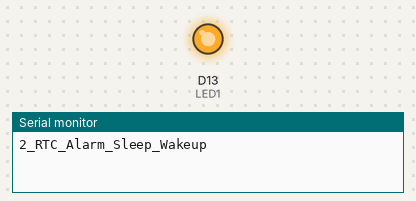
This sketch was run on a simulated Arduino MKR. On the bench: output pins drawn as LEDs (lit = HIGH), the last lines printed to the serial monitor. The local clock reads 2024-03-15 10:24:30 at power-on unless the sketch sets it.

Above: at 0.7 s.
At 15.2 s:
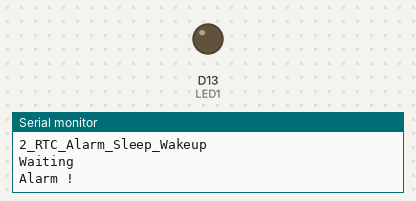
Timing chart, 0 to 16.1 s (numbered marks = the images above):
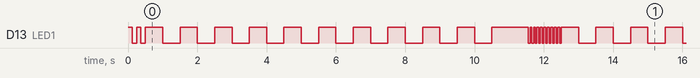

Measured:
- by itself, D13 (LED1): moves between LOW and HIGH, repeating every 12.0 s
- by itself, everything shown: repeats every 12.0 s, in 28 steps

The sketch:

2_RTC_Alarm_Sleep_Wakeup.ino
```cpp
// (licence header left out)
/*******************************************************************************************************
  Program Operation - This program is for the Seeeduino XIAO. It flashes the on board LED for 10 seconds
  then sets the RTC alarm and goes into deep sleep and wakes up when the alarm occurs 1 minute later.

  Sleep current using this mode of RTC wakeup was 4.7uA.

  Serial monitor baud rate is set at 115200.
*******************************************************************************************************/

#include <RTCZero.h>                            //get the library here > https://github.com/arduino-libraries/RTCZero
#include "ArduinoLowPower.h"                    //get library here > https://github.com/arduino-libraries/ArduinoLowPower

RTCZero rtc;                                    //Create an RTCZero object

#define LED1 13                                 //on board yellow LED

bool alarm = false;


void loop()
{
  led_Flash(10, 500);                           //1 second LED flashes for 10 seconds

  rtc.setTime(0, 0, 0);
  rtc.setAlarmTime(0, 1, 0 );                   //set alarm for 1 minute
  rtc.attachInterrupt(alarmMatch);
  rtc.enableAlarm(rtc.MATCH_HHMMSS);
  Serial.println(F("Waiting"));
  Serial.flush();
  digitalWrite(LED1, HIGH);                     //be sure LED is off
  LowPower.deepSleep();

  alarm = false;
  rtc.disableAlarm();
  Serial.println(F("Alarm !"));
  led_Flash(10, 50);
}


void alarmMatch()
{
  alarm = true;
}


void led_Flash(uint16_t flashes, uint16_t delaymS)
{
  uint16_t index;
  for (index = 1; index <= flashes; index++)
  {
    digitalWrite(LED1, HIGH);
    delay(delaymS);
    digitalWrite(LED1, LOW);
    delay(delaymS);
  }
}


void setup()
{
  pinMode(LED1, OUTPUT);
  led_Flash(2, 125);                           //two quick LED flashes to indicate program start

  Serial.begin(115200);
  Serial.println();
  Serial.println(F("2_RTC_Alarm_Sleep_Wakeup"));
  Serial.println();

  rtc.begin();                                 //initialize RTC 24H format
  rtc.setDate(05, 2, 23);

}
```
